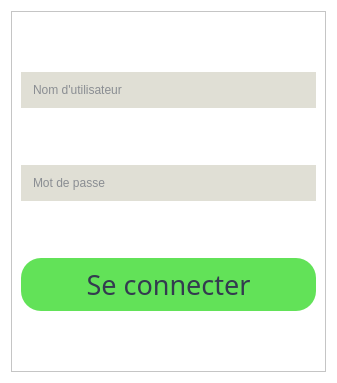
<?xml version="1.0" encoding="UTF-8"?>
<ui version="4.0">
 <class>Dialog</class>
 <widget class="QDialog" name="Dialog">
  <property name="geometry">
   <rect>
    <x>0</x>
    <y>0</y>
    <width>337</width>
    <height>383</height>
   </rect>
  </property>
  <property name="maximumSize">
   <size>
    <width>640</width>
    <height>411</height>
   </size>
  </property>
  <property name="windowTitle">
   <string>Dialog</string>
  </property>
  <property name="styleSheet">
   <string notr="true">background-color: rgb(255, 255, 255);</string>
  </property>
  <layout class="QGridLayout" name="gridLayout">
   <item row="0" column="0">
    <widget class="QFrame" name="frame">
     <property name="styleSheet">
      <string notr="true">background-color: rgb(255, 255, 255);</string>
     </property>
     <property name="frameShape">
      <enum>QFrame::StyledPanel</enum>
     </property>
     <property name="frameShadow">
      <enum>QFrame::Raised</enum>
     </property>
     <property name="lineWidth">
      <number>5</number>
     </property>
     <layout class="QVBoxLayout" name="verticalLayout">
      <item>
       <widget class="QLineEdit" name="username">
        <property name="styleSheet">
         <string notr="true">QLineEdit{

background-color: rgb(224, 223, 213);
color:rgb(51, 59, 79);
font: 14pt &quot;Arial&quot;;

border-color: rgb(64, 203, 81);
border-radius:20px;
padding:10px;
}
QLineEdit:hover{
border:2px solid;
	border-color: rgb(238, 143, 30);



}</string>
        </property>
        <property name="dragEnabled">
         <bool>false</bool>
        </property>
        <property name="readOnly">
         <bool>false</bool>
        </property>
        <property name="placeholderText">
         <string>Nom d'utilisateur</string>
        </property>
       </widget>
      </item>
      <item>
       <widget class="QLineEdit" name="password">
        <property name="styleSheet">
         <string notr="true">QLineEdit{

background-color: rgb(224, 223, 213);
color:rgb(51, 59, 79);
font: 14pt &quot;Arial&quot;;

border-color: rgb(64, 203, 81);
border-radius:20px;
padding:10px;
}
QLineEdit:hover{
border:2px solid;
	border-color: rgb(238, 143, 30);



}</string>
        </property>
        <property name="dragEnabled">
         <bool>false</bool>
        </property>
        <property name="readOnly">
         <bool>false</bool>
        </property>
        <property name="placeholderText">
         <string>Mot de passe</string>
        </property>
       </widget>
      </item>
      <item>
       <widget class="QPushButton" name="connexionbutton">
        <property name="font">
         <font>
          <family>Bahnschrift SemiBold</family>
          <pointsize>20</pointsize>
          <weight>7</weight>
          <italic>false</italic>
          <bold>false</bold>
         </font>
        </property>
        <property name="styleSheet">
         <string notr="true">

QPushButton{
	background-color: rgb(98, 226, 88);
	color: rgb(51, 59, 79);
border-radius: 20px;
	font: 63 20pt &quot;Bahnschrift SemiBold&quot;;
padding:8px;
}
QPushButton:hover{

	border: 2px solid ;
	border-color: rgb(51, 59, 79);}

QPushButton:pressed{
border:3px solid;
padding:5px;
	border-color: rgb(255, 255, 255);


}
</string>
        </property>
        <property name="text">
         <string>Se connecter</string>
        </property>
       </widget>
      </item>
     </layout>
    </widget>
   </item>
  </layout>
 </widget>
 <resources/>
 <connections/>
</ui>
